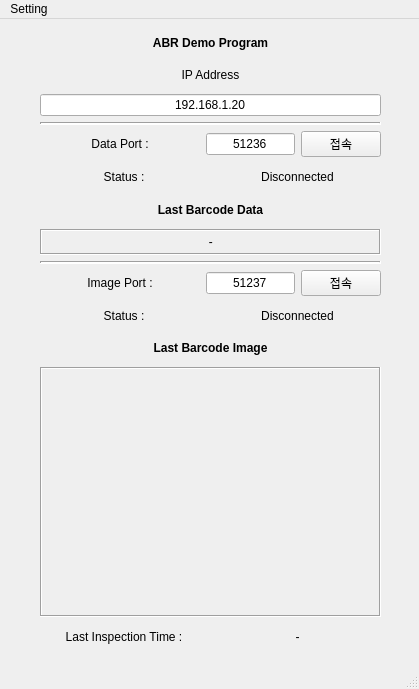
<?xml version="1.0" encoding="UTF-8"?>
<ui version="4.0">
 <class>MainWindow</class>
 <widget class="QMainWindow" name="MainWindow">
  <property name="geometry">
   <rect>
    <x>0</x>
    <y>0</y>
    <width>419</width>
    <height>689</height>
   </rect>
  </property>
  <property name="windowTitle">
   <string>MainWindow</string>
  </property>
  <widget class="QWidget" name="centralwidget">
   <widget class="QWidget" name="verticalLayoutWidget">
    <property name="geometry">
     <rect>
      <x>40</x>
      <y>10</y>
      <width>341</width>
      <height>621</height>
     </rect>
    </property>
    <layout class="QVBoxLayout" name="verticalLayout">
     <item>
      <widget class="QLabel" name="label_2">
       <property name="font">
        <font>
         <weight>75</weight>
         <bold>true</bold>
        </font>
       </property>
       <property name="text">
        <string>ABR Demo Program</string>
       </property>
       <property name="scaledContents">
        <bool>false</bool>
       </property>
       <property name="alignment">
        <set>Qt::AlignCenter</set>
       </property>
      </widget>
     </item>
     <item>
      <widget class="QLabel" name="label">
       <property name="text">
        <string>IP Address</string>
       </property>
       <property name="alignment">
        <set>Qt::AlignCenter</set>
       </property>
      </widget>
     </item>
     <item>
      <widget class="QLineEdit" name="lineEdit">
       <property name="text">
        <string>192.168.1.20</string>
       </property>
       <property name="alignment">
        <set>Qt::AlignCenter</set>
       </property>
      </widget>
     </item>
     <item>
      <widget class="Line" name="line_2">
       <property name="lineWidth">
        <number>2</number>
       </property>
       <property name="orientation">
        <enum>Qt::Horizontal</enum>
       </property>
      </widget>
     </item>
     <item>
      <layout class="QGridLayout" name="gridLayout">
       <item row="0" column="0">
        <widget class="QLabel" name="label_14">
         <property name="minimumSize">
          <size>
           <width>160</width>
           <height>0</height>
          </size>
         </property>
         <property name="text">
          <string>Data Port :</string>
         </property>
         <property name="alignment">
          <set>Qt::AlignCenter</set>
         </property>
        </widget>
       </item>
       <item row="0" column="1">
        <widget class="QLineEdit" name="lineEdit_2">
         <property name="text">
          <string>51236</string>
         </property>
         <property name="alignment">
          <set>Qt::AlignCenter</set>
         </property>
        </widget>
       </item>
       <item row="0" column="2">
        <widget class="QPushButton" name="pushButton">
         <property name="text">
          <string>접속</string>
         </property>
         <property name="autoRepeat">
          <bool>false</bool>
         </property>
        </widget>
       </item>
      </layout>
     </item>
     <item>
      <layout class="QHBoxLayout" name="horizontalLayout_4">
       <item>
        <widget class="QLabel" name="label_9">
         <property name="text">
          <string>Status :</string>
         </property>
         <property name="alignment">
          <set>Qt::AlignCenter</set>
         </property>
        </widget>
       </item>
       <item>
        <widget class="QLabel" name="label_4">
         <property name="text">
          <string>Disconnected</string>
         </property>
         <property name="alignment">
          <set>Qt::AlignCenter</set>
         </property>
        </widget>
       </item>
      </layout>
     </item>
     <item>
      <layout class="QHBoxLayout" name="horizontalLayout_3">
       <item>
        <widget class="QLabel" name="label_5">
         <property name="font">
          <font>
           <weight>75</weight>
           <bold>true</bold>
          </font>
         </property>
         <property name="text">
          <string>Last Barcode Data</string>
         </property>
         <property name="alignment">
          <set>Qt::AlignCenter</set>
         </property>
        </widget>
       </item>
      </layout>
     </item>
     <item>
      <widget class="QLabel" name="label_13">
       <property name="font">
        <font>
         <weight>50</weight>
         <italic>true</italic>
         <bold>false</bold>
        </font>
       </property>
       <property name="frameShape">
        <enum>QFrame::Box</enum>
       </property>
       <property name="frameShadow">
        <enum>QFrame::Sunken</enum>
       </property>
       <property name="lineWidth">
        <number>1</number>
       </property>
       <property name="text">
        <string>-</string>
       </property>
       <property name="alignment">
        <set>Qt::AlignCenter</set>
       </property>
      </widget>
     </item>
     <item>
      <widget class="Line" name="line">
       <property name="lineWidth">
        <number>2</number>
       </property>
       <property name="orientation">
        <enum>Qt::Horizontal</enum>
       </property>
      </widget>
     </item>
     <item>
      <layout class="QGridLayout" name="gridLayout_2">
       <item row="0" column="2">
        <widget class="QPushButton" name="pushButton_2">
         <property name="text">
          <string>접속</string>
         </property>
         <property name="autoRepeat">
          <bool>false</bool>
         </property>
        </widget>
       </item>
       <item row="0" column="1">
        <widget class="QLineEdit" name="lineEdit_3">
         <property name="text">
          <string>51237</string>
         </property>
         <property name="alignment">
          <set>Qt::AlignCenter</set>
         </property>
        </widget>
       </item>
       <item row="0" column="0">
        <widget class="QLabel" name="label_17">
         <property name="minimumSize">
          <size>
           <width>160</width>
           <height>0</height>
          </size>
         </property>
         <property name="text">
          <string>Image Port :</string>
         </property>
         <property name="alignment">
          <set>Qt::AlignCenter</set>
         </property>
        </widget>
       </item>
      </layout>
     </item>
     <item>
      <layout class="QHBoxLayout" name="horizontalLayout_5">
       <item>
        <widget class="QLabel" name="label_10">
         <property name="text">
          <string>Status :</string>
         </property>
         <property name="alignment">
          <set>Qt::AlignCenter</set>
         </property>
        </widget>
       </item>
       <item>
        <widget class="QLabel" name="label_11">
         <property name="text">
          <string>Disconnected</string>
         </property>
         <property name="alignment">
          <set>Qt::AlignCenter</set>
         </property>
        </widget>
       </item>
      </layout>
     </item>
     <item>
      <widget class="QLabel" name="label_12">
       <property name="font">
        <font>
         <weight>75</weight>
         <bold>true</bold>
        </font>
       </property>
       <property name="text">
        <string>Last Barcode Image</string>
       </property>
       <property name="alignment">
        <set>Qt::AlignCenter</set>
       </property>
      </widget>
     </item>
     <item>
      <widget class="QLabel" name="label_8">
       <property name="minimumSize">
        <size>
         <width>0</width>
         <height>250</height>
        </size>
       </property>
       <property name="autoFillBackground">
        <bool>false</bool>
       </property>
       <property name="frameShape">
        <enum>QFrame::Box</enum>
       </property>
       <property name="frameShadow">
        <enum>QFrame::Sunken</enum>
       </property>
       <property name="lineWidth">
        <number>1</number>
       </property>
       <property name="text">
        <string/>
       </property>
      </widget>
     </item>
     <item>
      <layout class="QHBoxLayout" name="horizontalLayout_2">
       <item>
        <widget class="QLabel" name="label_6">
         <property name="text">
          <string>Last Inspection Time :</string>
         </property>
         <property name="alignment">
          <set>Qt::AlignCenter</set>
         </property>
        </widget>
       </item>
       <item>
        <widget class="QLabel" name="label_7">
         <property name="text">
          <string>-</string>
         </property>
         <property name="alignment">
          <set>Qt::AlignCenter</set>
         </property>
        </widget>
       </item>
      </layout>
     </item>
    </layout>
   </widget>
  </widget>
  <widget class="QMenuBar" name="menubar">
   <property name="geometry">
    <rect>
     <x>0</x>
     <y>0</y>
     <width>419</width>
     <height>26</height>
    </rect>
   </property>
   <widget class="QMenu" name="menuSetting">
    <property name="title">
     <string>Setting</string>
    </property>
    <addaction name="actionNetwork"/>
    <addaction name="actionDirectory"/>
   </widget>
   <addaction name="menuSetting"/>
  </widget>
  <widget class="QStatusBar" name="statusbar"/>
  <action name="actionNetwork">
   <property name="text">
    <string>Network</string>
   </property>
  </action>
  <action name="actionDirectory">
   <property name="text">
    <string>Directory</string>
   </property>
  </action>
 </widget>
 <resources/>
 <connections/>
 <slots>
  <slot>connection()</slot>
  <slot>disconnection()</slot>
  <slot>historyClear()</slot>
 </slots>
</ui>
